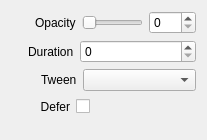
<?xml version="1.0" encoding="UTF-8"?>
<ui version="4.0">
 <class>InspectorOpacityWidget</class>
 <widget class="QWidget" name="InspectorOpacityWidget">
  <property name="geometry">
   <rect>
    <x>0</x>
    <y>0</y>
    <width>207</width>
    <height>140</height>
   </rect>
  </property>
  <property name="sizePolicy">
   <sizepolicy hsizetype="Expanding" vsizetype="Preferred">
    <horstretch>0</horstretch>
    <verstretch>0</verstretch>
   </sizepolicy>
  </property>
  <layout class="QVBoxLayout" name="verticalLayout">
   <item>
    <layout class="QHBoxLayout" name="horizontalLayoutOpacity">
     <item>
      <spacer name="horizontalSpacerOpacity">
       <property name="orientation">
        <enum>Qt::Horizontal</enum>
       </property>
       <property name="sizeType">
        <enum>QSizePolicy::Fixed</enum>
       </property>
       <property name="sizeHint" stdset="0">
        <size>
         <width>24</width>
         <height>20</height>
        </size>
       </property>
      </spacer>
     </item>
     <item>
      <widget class="QLabel" name="labelOpacity">
       <property name="text">
        <string>Opacity</string>
       </property>
      </widget>
     </item>
     <item>
      <widget class="QSlider" name="sliderOpacity">
       <property name="maximum">
        <number>100</number>
       </property>
       <property name="orientation">
        <enum>Qt::Horizontal</enum>
       </property>
      </widget>
     </item>
     <item>
      <widget class="QSpinBox" name="spinBoxOpacity">
       <property name="maximum">
        <number>100</number>
       </property>
      </widget>
     </item>
    </layout>
   </item>
   <item>
    <layout class="QHBoxLayout" name="horizontalLayoutDuration">
     <item>
      <spacer name="horizontalSpacerDuration">
       <property name="orientation">
        <enum>Qt::Horizontal</enum>
       </property>
       <property name="sizeType">
        <enum>QSizePolicy::Fixed</enum>
       </property>
       <property name="sizeHint" stdset="0">
        <size>
         <width>17</width>
         <height>20</height>
        </size>
       </property>
      </spacer>
     </item>
     <item>
      <widget class="QLabel" name="labelDuration">
       <property name="text">
        <string>Duration</string>
       </property>
      </widget>
     </item>
     <item>
      <widget class="QSpinBox" name="spinBoxDuration">
       <property name="sizePolicy">
        <sizepolicy hsizetype="Expanding" vsizetype="Fixed">
         <horstretch>0</horstretch>
         <verstretch>0</verstretch>
        </sizepolicy>
       </property>
       <property name="maximum">
        <number>999</number>
       </property>
      </widget>
     </item>
    </layout>
   </item>
   <item>
    <layout class="QHBoxLayout" name="horizontalLayoutTween">
     <item>
      <spacer name="horizontalSpacerTween">
       <property name="orientation">
        <enum>Qt::Horizontal</enum>
       </property>
       <property name="sizeType">
        <enum>QSizePolicy::Fixed</enum>
       </property>
       <property name="sizeHint" stdset="0">
        <size>
         <width>30</width>
         <height>20</height>
        </size>
       </property>
      </spacer>
     </item>
     <item>
      <widget class="QLabel" name="labelEasing">
       <property name="text">
        <string>Tween</string>
       </property>
      </widget>
     </item>
     <item>
      <widget class="QComboBox" name="comboBoxTween">
       <property name="sizePolicy">
        <sizepolicy hsizetype="Expanding" vsizetype="Fixed">
         <horstretch>0</horstretch>
         <verstretch>0</verstretch>
        </sizepolicy>
       </property>
      </widget>
     </item>
    </layout>
   </item>
   <item>
    <layout class="QHBoxLayout" name="horizontalLayoutDefer">
     <item>
      <spacer name="horizontalSpacerDefer1">
       <property name="orientation">
        <enum>Qt::Horizontal</enum>
       </property>
       <property name="sizeType">
        <enum>QSizePolicy::Fixed</enum>
       </property>
       <property name="sizeHint" stdset="0">
        <size>
         <width>29</width>
         <height>20</height>
        </size>
       </property>
      </spacer>
     </item>
     <item>
      <widget class="QLabel" name="labelDefer">
       <property name="text">
        <string>Defer</string>
       </property>
       <property name="alignment">
        <set>Qt::AlignRight|Qt::AlignTrailing|Qt::AlignVCenter</set>
       </property>
      </widget>
     </item>
     <item>
      <widget class="QCheckBox" name="checkBoxDefer">
       <property name="layoutDirection">
        <enum>Qt::RightToLeft</enum>
       </property>
       <property name="text">
        <string/>
       </property>
      </widget>
     </item>
     <item>
      <spacer name="horizontalSpacerDefer2">
       <property name="orientation">
        <enum>Qt::Horizontal</enum>
       </property>
       <property name="sizeHint" stdset="0">
        <size>
         <width>40</width>
         <height>20</height>
        </size>
       </property>
      </spacer>
     </item>
    </layout>
   </item>
   <item>
    <spacer name="verticalSpacerOpacity">
     <property name="orientation">
      <enum>Qt::Vertical</enum>
     </property>
     <property name="sizeType">
      <enum>QSizePolicy::Fixed</enum>
     </property>
     <property name="sizeHint" stdset="0">
      <size>
       <width>20</width>
       <height>10</height>
      </size>
     </property>
    </spacer>
   </item>
  </layout>
 </widget>
 <resources/>
 <connections>
  <connection>
   <sender>spinBoxDuration</sender>
   <signal>valueChanged(int)</signal>
   <receiver>InspectorOpacityWidget</receiver>
   <slot>durationChanged(int)</slot>
   <hints>
    <hint type="sourcelabel">
     <x>196</x>
     <y>57</y>
    </hint>
    <hint type="destinationlabel">
     <x>206</x>
     <y>130</y>
    </hint>
   </hints>
  </connection>
  <connection>
   <sender>comboBoxTween</sender>
   <signal>currentIndexChanged(QString)</signal>
   <receiver>InspectorOpacityWidget</receiver>
   <slot>tweenChanged(QString)</slot>
   <hints>
    <hint type="sourcelabel">
     <x>196</x>
     <y>85</y>
    </hint>
    <hint type="destinationlabel">
     <x>206</x>
     <y>139</y>
    </hint>
   </hints>
  </connection>
  <connection>
   <sender>sliderOpacity</sender>
   <signal>valueChanged(int)</signal>
   <receiver>InspectorOpacityWidget</receiver>
   <slot>sliderOpacityChanged(int)</slot>
   <hints>
    <hint type="sourcelabel">
     <x>121</x>
     <y>18</y>
    </hint>
    <hint type="destinationlabel">
     <x>4</x>
     <y>49</y>
    </hint>
   </hints>
  </connection>
  <connection>
   <sender>spinBoxOpacity</sender>
   <signal>valueChanged(int)</signal>
   <receiver>InspectorOpacityWidget</receiver>
   <slot>spinBoxOpacityChanged(int)</slot>
   <hints>
    <hint type="sourcelabel">
     <x>170</x>
     <y>18</y>
    </hint>
    <hint type="destinationlabel">
     <x>206</x>
     <y>26</y>
    </hint>
   </hints>
  </connection>
  <connection>
   <sender>checkBoxDefer</sender>
   <signal>stateChanged(int)</signal>
   <receiver>InspectorOpacityWidget</receiver>
   <slot>deferChanged(int)</slot>
   <hints>
    <hint type="sourcelabel">
     <x>88</x>
     <y>106</y>
    </hint>
    <hint type="destinationlabel">
     <x>204</x>
     <y>104</y>
    </hint>
   </hints>
  </connection>
 </connections>
 <slots>
  <slot>sliderOpacityChanged(int)</slot>
  <slot>tweenChanged(QString)</slot>
  <slot>durationChanged(int)</slot>
  <slot>spinBoxOpacityChanged(int)</slot>
  <slot>deferChanged(int)</slot>
 </slots>
</ui>
